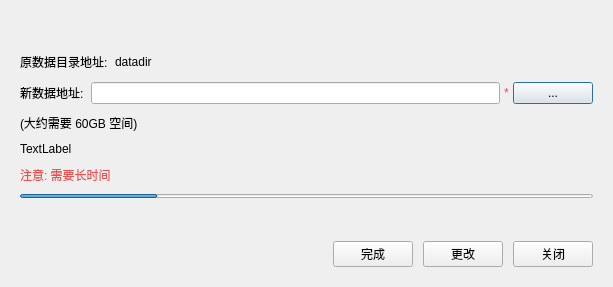
<?xml version="1.0" encoding="UTF-8"?>
<ui version="4.0">
 <class>ChangeDirDialog</class>
 <widget class="QDialog" name="ChangeDirDialog">
  <property name="geometry">
   <rect>
    <x>0</x>
    <y>0</y>
    <width>613</width>
    <height>287</height>
   </rect>
  </property>
  <property name="windowTitle">
   <string>Dialog</string>
  </property>
  <layout class="QVBoxLayout" name="verticalLayout_2">
   <property name="spacing">
    <number>10</number>
   </property>
   <property name="leftMargin">
    <number>20</number>
   </property>
   <property name="topMargin">
    <number>20</number>
   </property>
   <property name="rightMargin">
    <number>20</number>
   </property>
   <property name="bottomMargin">
    <number>20</number>
   </property>
   <item>
    <spacer name="verticalSpacer">
     <property name="orientation">
      <enum>Qt::Vertical</enum>
     </property>
     <property name="sizeHint" stdset="0">
      <size>
       <width>20</width>
       <height>40</height>
      </size>
     </property>
    </spacer>
   </item>
   <item>
    <layout class="QHBoxLayout" name="horizontalLayout">
     <property name="spacing">
      <number>4</number>
     </property>
     <item>
      <widget class="QLabel" name="label_2">
       <property name="text">
        <string>原数据目录地址: </string>
       </property>
      </widget>
     </item>
     <item>
      <widget class="QLabel" name="labelDatadir">
       <property name="text">
        <string>datadir</string>
       </property>
      </widget>
     </item>
     <item>
      <spacer name="horizontalSpacer">
       <property name="orientation">
        <enum>Qt::Horizontal</enum>
       </property>
       <property name="sizeHint" stdset="0">
        <size>
         <width>40</width>
         <height>20</height>
        </size>
       </property>
      </spacer>
     </item>
    </layout>
   </item>
   <item>
    <layout class="QHBoxLayout" name="horizontalLayout_2">
     <property name="spacing">
      <number>4</number>
     </property>
     <item>
      <widget class="QLabel" name="label_3">
       <property name="text">
        <string>新数据地址: </string>
       </property>
      </widget>
     </item>
     <item>
      <widget class="QLineEdit" name="EditNewDataDir"/>
     </item>
     <item>
      <widget class="QLabel" name="label">
       <property name="styleSheet">
        <string notr="true">QLabel { color: #ec5151; }</string>
       </property>
       <property name="text">
        <string>*</string>
       </property>
      </widget>
     </item>
     <item>
      <widget class="QPushButton" name="ellipsisButton">
       <property name="text">
        <string>...</string>
       </property>
      </widget>
     </item>
    </layout>
   </item>
   <item>
    <layout class="QVBoxLayout" name="verticalLayout">
     <property name="spacing">
      <number>10</number>
     </property>
     <item>
      <widget class="QLabel" name="labelFreeSpace">
       <property name="text">
        <string>(大约需要 60GB 空间)</string>
       </property>
      </widget>
     </item>
     <item>
      <widget class="QLabel" name="errorMessage">
       <property name="text">
        <string>TextLabel</string>
       </property>
      </widget>
     </item>
     <item>
      <widget class="QLabel" name="labelAttention">
       <property name="styleSheet">
        <string notr="true">QLabel { color: #ec5151; }</string>
       </property>
       <property name="text">
        <string>注意: 需要长时间</string>
       </property>
      </widget>
     </item>
     <item>
      <widget class="QProgressBar" name="progressBar">
       <property name="minimumSize">
        <size>
         <width>0</width>
         <height>4</height>
        </size>
       </property>
       <property name="maximumSize">
        <size>
         <width>16777215</width>
         <height>4</height>
        </size>
       </property>
       <property name="value">
        <number>24</number>
       </property>
       <property name="format">
        <string/>
       </property>
      </widget>
     </item>
    </layout>
   </item>
   <item>
    <spacer name="verticalSpacer_2">
     <property name="orientation">
      <enum>Qt::Vertical</enum>
     </property>
     <property name="sizeHint" stdset="0">
      <size>
       <width>20</width>
       <height>40</height>
      </size>
     </property>
    </spacer>
   </item>
   <item>
    <layout class="QHBoxLayout" name="horizontalLayout_3">
     <item>
      <spacer name="horizontalSpacer_2">
       <property name="orientation">
        <enum>Qt::Horizontal</enum>
       </property>
       <property name="sizeHint" stdset="0">
        <size>
         <width>40</width>
         <height>20</height>
        </size>
       </property>
      </spacer>
     </item>
     <item>
      <widget class="QPushButton" name="pushButton_Finish">
       <property name="text">
        <string>完成</string>
       </property>
      </widget>
     </item>
     <item>
      <widget class="QPushButton" name="pushButton_Change">
       <property name="text">
        <string>更改</string>
       </property>
      </widget>
     </item>
     <item>
      <widget class="QPushButton" name="pushButton_Cancel">
       <property name="text">
        <string>关闭</string>
       </property>
      </widget>
     </item>
    </layout>
   </item>
  </layout>
 </widget>
 <resources/>
 <connections>
  <connection>
   <sender>pushButton_Change</sender>
   <signal>clicked()</signal>
   <receiver>ChangeDirDialog</receiver>
   <slot>accept()</slot>
   <hints>
    <hint type="sourcelabel">
     <x>464</x>
     <y>249</y>
    </hint>
    <hint type="destinationlabel">
     <x>427</x>
     <y>205</y>
    </hint>
   </hints>
  </connection>
  <connection>
   <sender>pushButton_Cancel</sender>
   <signal>clicked()</signal>
   <receiver>ChangeDirDialog</receiver>
   <slot>reject()</slot>
   <hints>
    <hint type="sourcelabel">
     <x>555</x>
     <y>244</y>
    </hint>
    <hint type="destinationlabel">
     <x>577</x>
     <y>204</y>
    </hint>
   </hints>
  </connection>
 </connections>
</ui>
